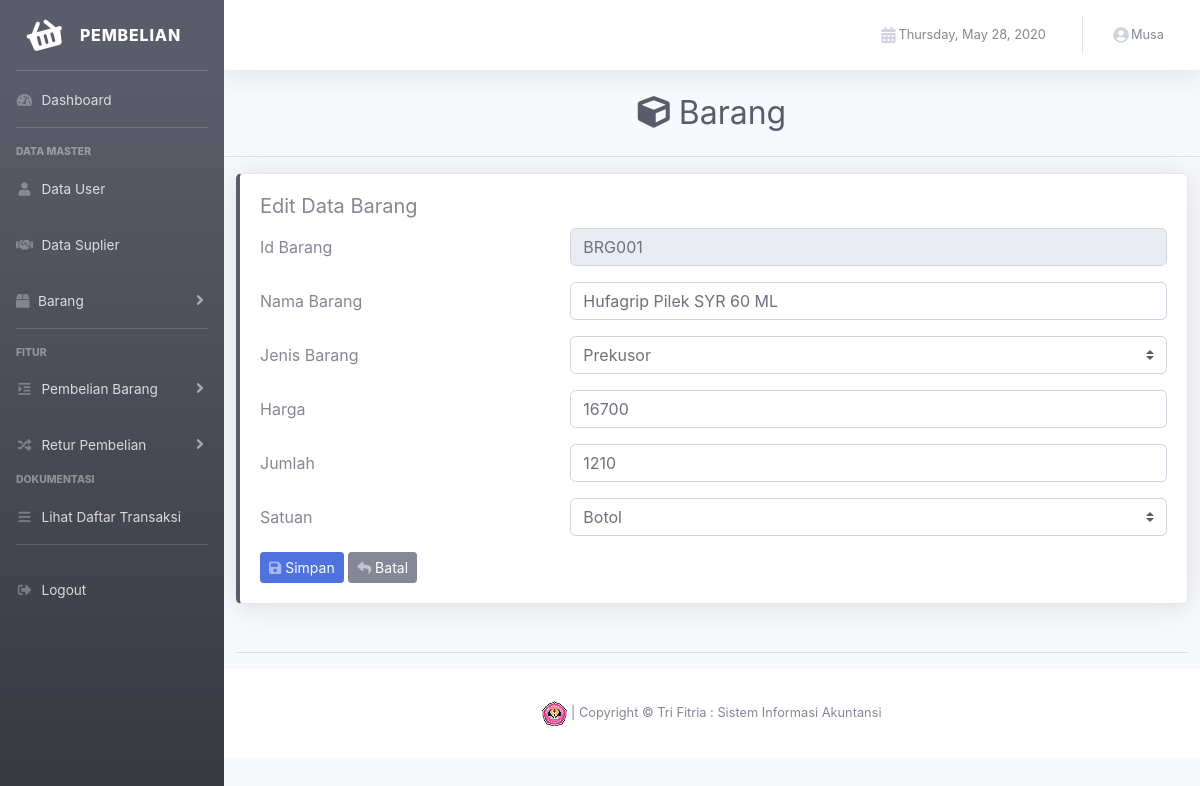
Page /view/index.php?p=update_data_barang&id_barang=BRG001 (signed in) on the committed database.
### tables this page shows
CREATE TABLE IF NOT EXISTS `barang` (
  `id_barang` varchar(6) NOT NULL,
  `nama_barang` varchar(25) NOT NULL,
  `id_jenis_barang` varchar(4) NOT NULL,
  `harga_barang` int(7) NOT NULL,
  `jumlah_barang` int(5) NOT NULL,
  `id_satuan_barang` varchar(4) NOT NULL
);

CREATE TABLE IF NOT EXISTS `jenis_barang` (
  `id_jenis_barang` varchar(10) NOT NULL,
  `keterangan_jenis_barang` varchar(15) NOT NULL
);

CREATE TABLE IF NOT EXISTS `satuan_barang` (
  `id_satuan_barang` varchar(4) NOT NULL,
  `keterangan_satuan_barang` varchar(15) NOT NULL
);

### control/barang/barang.php (called while the page is built, shortened)
<?php
    class barang{
        public function detail_barang($id_barang){
            $koneksi = new koneksi;
            $query = mysqli_query($koneksi->conn,"SELECT * FROM `barang` WHERE `id_barang`='$id_barang'");
            $row = mysqli_fetch_array($query);
            $this->nama_barang=$row['nama_barang'];
            $this->id_jenis_barang=$row['id_jenis_barang'];
            $this->harga_barang=$row['harga_barang'];
            $this->jumlah_barang=$row['jumlah_barang'];
            $this->id_satuan=$row['id_satuan_barang'];
        }
    }
    class jns_barang{
        public function tampil_jns_barang(){
            $koneksi = new koneksi;
            $query = mysqli_query($koneksi->conn,"SELECT `id_jenis_barang`,`keterangan_jenis_barang` FROM `jenis_barang`");
            if (mysqli_num_rows($query) > 0) {
                while ($row = mysqli_fetch_array($query)) {
                    $data[] = $row;
                }
                return $data;
            }
        }
    }
    class jns_satuan{
        public function tampil_satuan_barang(){
            $koneksi = new koneksi;
            $query = mysqli_query($koneksi->conn,"SELECT `id_satuan_barang`,`keterangan_satuan_barang` FROM `satuan_barang`");
            if (mysqli_num_rows($query) > 0) {
                while ($row = mysqli_fetch_array($query)) {
                    $data[] = $row;
                }
                return $data;
            }
        }
    }
    ?>

### control/koneksi.php (called while the page is built, shortened)
<?php
    class koneksi{
        private $dbhost = "localhost";
        private $dbuser = "root";
        private $dbname = "hph_proj_db";
        private $dbpass = "";
        public function __construct(){
        $this->conn = mysqli_connect($this->dbhost, $this->dbuser, $this->dbpass, $this->dbname) or die("Koneksi gagal");
        }
    }
    ?>

### view/content/barang/update_data_barang.php (the view, shortened to what this page needs)
<div class="d-sm-flex align-items-center justify-content-center mb-4">
      <h1 class="h2 mb-0 text-gray-800">
      <i class="fa fa-cube" aria-hidden="true"></i>
          Barang
      </h1>
</div>
<hr class ="sidebar-diver"></hr>
<?php
          if (isset($_GET['id_barang'])){
            $id_barang = $_GET['id_barang'];
            $barang->detail_barang($id_barang);
            ?>
      <div class ="col">
        <div class="row justify-content-satart mb-4 align-items-center">
          <div class="col">
              <div class="card shadow mb-4 border-left-dark">
                  <div class="card-body">
                      <h5 class="card-title">Edit Data Barang</h5>
                      <p class="card-text">
                      <form action="" method="post" class="form-horizontal">
                          <div class="form-group row">
                              <label for="" class="col-sm-4 col-form-label">Id Barang</label>
                              <div class="col-sm-8">
                              <input type="text" class="form-control" id="" value ="<?php echo $id_barang ?>" readonly name="id_barang">
                              </div>
                          </div>
                          <div class="form-group row">
                              <label for="" class="col-sm-4 col-form-label">Nama Barang</label>
                              <div class="col-sm-8">
                              <input type="text" class="form-control" id="" name="nama_barang" value="<?php echo $barang->nama_barang?>" required>
                              </div>
                          </div>
                          <div class="form-group row">
                              <label for="" class="col-sm-4 col-form-label">Jenis Barang</label>
                              <div class="col-sm-8">
                              <select class="custom-select" id="" required name="jenis_barang">
                              <?php
                              foreach($jenis_barang->tampil_jns_barang() as $ket){
                              ?>
                                  <option value="<?= $ket['id_jenis_barang'];?>" <?php if($barang->id_jenis_barang == $ket['id_jenis_barang']){echo "selected"; }?>><?= $ket['keterangan_jenis_barang']?></option>
                              <?php } ?>
                              </select>
                              </div>
                          </div>
                          <div class="form-group row">
                              <label for="" class="col-sm-4 col-form-label">Harga</label>
                              <div class="col-sm-8">
                              <input type="text" class="form-control" id="" name="harga_barang" value="<?php echo $barang->harga_barang?>" required>
                              </div>
                          </div>
                          <div class="form-group row">
                              <label for="" class="col-sm-4 col-form-label">Jumlah</label>
                              <div class="col-sm-8">
                              <input type="text" class="form-control" id="" name="jumlah_barang" value="<?php echo $barang->jumlah_barang?>" required>
                              </div>
                          </div>
                          <div class="form-group row">
                              <label for="" class="col-sm-4 col-form-label">Satuan</label>
                              <div class="col-sm-8">
                              <select class="custom-select" id="validationCustom04" required name="satuan_barang">
                              <?php
                                foreach($satuan_barang->tampil_satuan_barang() as $ket1){
                              ?>
                                  <option value="<?= $ket1['id_satuan_barang'];?>" <?php if($barang->id_satuan == $ket1['id_satuan_barang']) {echo "selected"; }?>><?= $ket1['keterangan_satuan_barang']?></option>
                              <?php } ?>
                              </select>
                              </div>
                          </div>
                        </p>
                        <button type="submit" name="simpan_barang" class="btn btn-sm btn-primary btn-custom">
                          <span class="icon text-white-50">
                            <i class="fas fa-save"></i>
                            </span>
                          <span class="text">Simpan</span>
                        </button>
                        <a href="index.php?p=data_barang" class="btn btn-sm btn-secondary btn-custom">
                          <span class="icon text-white-50">
                            <i class="fas fa-reply"></i>
                          </span>
                          <span class="text">Batal</span>
                        </a>
                  </div>
              </div>
          </div>
    <?php } ?>
</div>
<hr class ="sidebar-diver"></hr>

### rows in the picture
barang: nama_barang "Hufagrip Pilek SYR 60 ML", jenis_barang "Prekusor", harga_barang "16700", jumlah_barang "1210", satuan_barang "Botol"

### other values in the picture
$_SESSION['nama_user'] "Musa"
